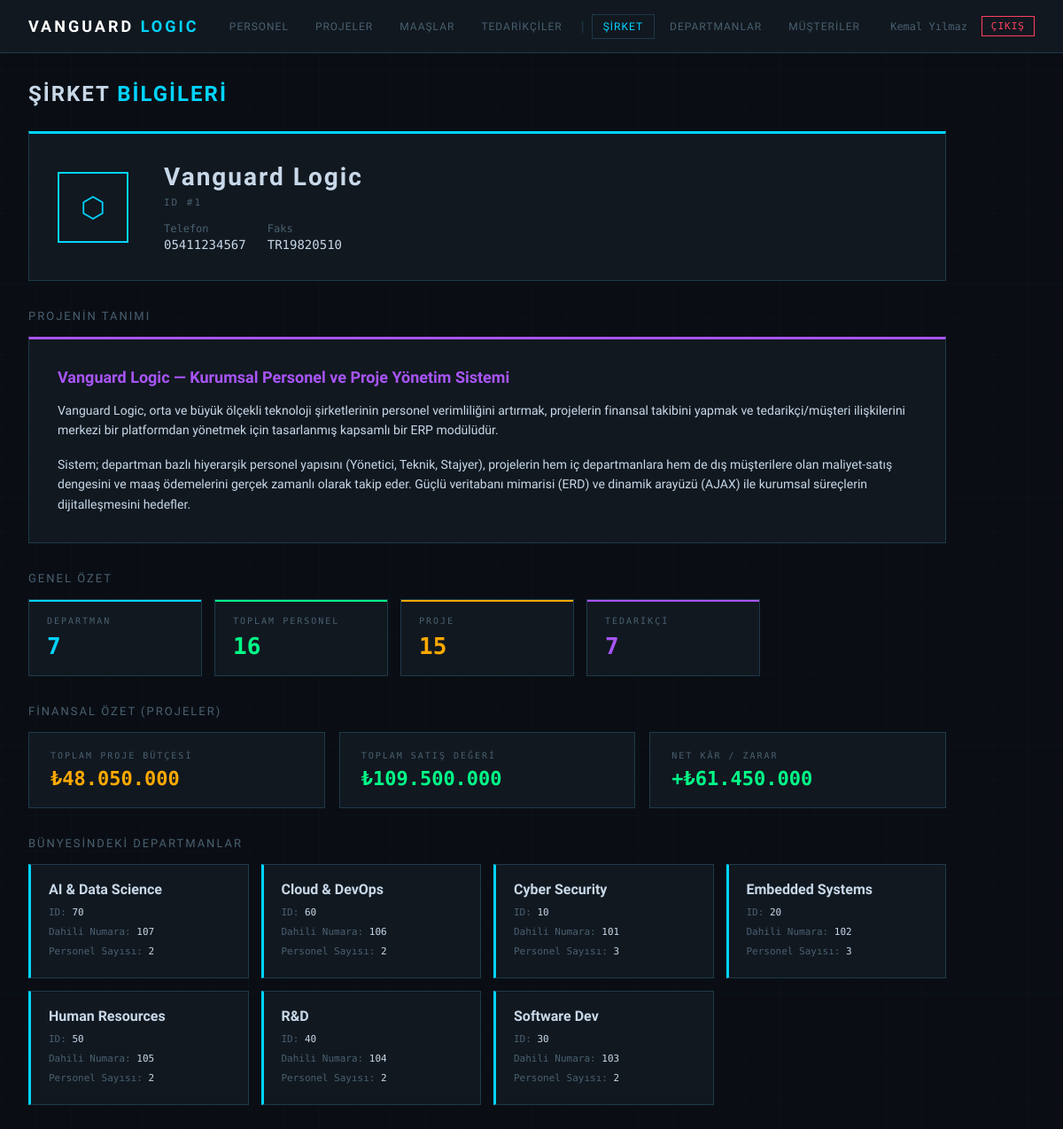
/company.php (signed in), run on the app's committed database.
### tables this page shows
CREATE TABLE company_ (
    id          INT PRIMARY KEY,
    name        VARCHAR(50) NOT NULL,
    phn_nmbr    CHAR(11) NOT NULL,
    fax_nmbr    CHAR(10) NOT NULL UNIQUE
);

CREATE TABLE departments_ (
    id          INT PRIMARY KEY,
    name        VARCHAR(50) NOT NULL,
    phn_ext     CHAR(3),
    cmpny_id    INT NOT NULL,
    CONSTRAINT fk_dept_comp_ FOREIGN KEY (cmpny_id) REFERENCES company_(id)
);

### company.php (the view, shortened to what this page needs)
<?php
require_once 'includes/db.php';
$company = $conn->query("SELECT * FROM company_")->fetch_assoc();
$deptCount = $conn->query("SELECT COUNT(*) FROM departments_ WHERE cmpny_id = {$company['id']}")->fetch_row()[0];
$persCount = $conn->query("
    SELECT COUNT(*) FROM personnel_ p
    JOIN departments_ d ON p.dept_id = d.id
    WHERE d.cmpny_id = {$company['id']}
")->fetch_row()[0];
$projCount = $conn->query("
    SELECT COUNT(DISTINCT pr.id)
    FROM project_ pr
    LEFT JOIN departments_ d ON pr.dept_id = d.id
    LEFT JOIN customer_ c ON pr.customer_id = c.id
    LEFT JOIN supplier_ s ON c.splr_id = s.id
    WHERE d.cmpny_id = {$company['id']} OR s.cmpny_id = {$company['id']}
")->fetch_row()[0];
$supplierCount = $conn->query("SELECT COUNT(*) FROM supplier_ WHERE cmpny_id = {$company['id']}")->fetch_row()[0];
$financial = $conn->query("
    SELECT SUM(pr.budget) AS total_budget, SUM(pr.sale_price) AS total_sale
    FROM project_ pr
    LEFT JOIN departments_ d ON pr.dept_id = d.id
    LEFT JOIN customer_ c ON pr.customer_id = c.id
    LEFT JOIN supplier_ s ON c.splr_id = s.id
    WHERE d.cmpny_id = {$company['id']} OR s.cmpny_id = {$company['id']}
")->fetch_assoc();
$departments = $conn->query("
    SELECT d.id, d.name, d.phn_ext,
           COUNT(p.id) AS personel_count
    FROM departments_ d
    LEFT JOIN personnel_ p ON p.dept_id = d.id
    WHERE d.cmpny_id = {$company['id']}
    GROUP BY d.id, d.name, d.phn_ext
    ORDER BY d.name
")->fetch_all(MYSQLI_ASSOC);
?>
<!DOCTYPE html>
<html lang="tr">
<head>
</head>
<body>
<nav>
  <div class="nav-brand">VANGUARD <span>LOGIC</span></div>
  <div class="nav-links">
    <a href="index.php">Personel</a>
    <a href="projects.php">Projeler</a>
    <a href="salary.php">Maaşlar</a>
    <a href="suppliers.php">Tedarikçiler</a>
    <span class="nav-sep">|</span>
    <a href="company.php" class="active">Şirket</a>
    <a href="departments.php">Departmanlar</a>
    <a href="customers.php">Müşteriler</a>
  </div>
  <div class="nav-user">
    <span><?= htmlspecialchars($_SESSION['user_name']) ?></span>
    <a href="logout.php">ÇIKIŞ</a>
  </div>
</nav>
<main>
  <h2>Şirket <span>Bilgileri</span></h2>
  <div class="company-hero">
    <div class="company-icon">⬡</div>
    <div class="company-info">
      <h3><?= htmlspecialchars($company['name']) ?></h3>
      <div class="company-id">ID #<?= $company['id'] ?></div>
      <div class="company-contacts">
        <div class="contact-item">
          Telefon
          <span><?= htmlspecialchars($company['phn_nmbr']) ?></span>
        </div>
        <div class="contact-item">
          Faks
          <span><?= htmlspecialchars($company['fax_nmbr']) ?></span>
        </div>
      </div>
    </div>
  </div>
  <div class="section-title">Projenin Tanımı</div>
  <div class="company-hero" style="border-top-color: var(--purple); flex-direction: column; align-items: flex-start; gap: 16px;">
    <h3 style="color: var(--purple); font-size: 18px;">Vanguard Logic — Kurumsal Personel ve Proje Yönetim Sistemi</h3>
    <p style="font-size: 14px; line-height: 1.6; color: var(--text);">
      Vanguard Logic, orta ve büyük ölçekli teknoloji şirketlerinin personel verimliliğini artırmak, projelerin finansal takibini yapmak ve tedarikçi/müşteri ilişkilerini merkezi bir platformdan yönetmek için tasarlanmış kapsamlı bir ERP modülüdür.
    </p>
    <p style="font-size: 14px; line-height: 1.6; color: var(--text);">
      Sistem; departman bazlı hiyerarşik personel yapısını (Yönetici, Teknik, Stajyer), projelerin hem iç departmanlara hem de dış müşterilere olan maliyet-satış dengesini ve maaş ödemelerini gerçek zamanlı olarak takip eder. Güçlü veritabanı mimarisi (ERD) ve dinamik arayüzü (AJAX) ile kurumsal süreçlerin dijitalleşmesini hedefler.
    </p>
  </div>
  <div class="section-title">Genel Özet</div>
  <div class="stats-grid">
    <div class="stat-card s-blue">
      <div class="stat-lbl">Departman</div>
      <div class="stat-num c-blue"><?= $deptCount ?></div>
    </div>
    <div class="stat-card s-green">
      <div class="stat-lbl">Toplam Personel</div>
      <div class="stat-num c-green"><?= $persCount ?></div>
    </div>
    <div class="stat-card s-warn">
      <div class="stat-lbl">Proje</div>
      <div class="stat-num c-warn"><?= $projCount ?></div>
    </div>
    <div class="stat-card s-purple">
      <div class="stat-lbl">Tedarikçi</div>
      <div class="stat-num c-purple"><?= $supplierCount ?></div>
    </div>
  </div>
  <div class="section-title">Finansal Özet (Projeler)</div>
  <div class="fin-row">
    <div class="fin-box">
      <div class="fin-label">Toplam Proje Bütçesi</div>
      <div class="fin-val" style="color:var(--warn)">₺<?= number_format($financial['total_budget'] ?? 0, 0, ',', '.') ?></div>
    </div>
    <div class="fin-box">
      <div class="fin-label">Toplam Satış Değeri</div>
      <div class="fin-val" style="color:var(--success)">₺<?= number_format($financial['total_sale'] ?? 0, 0, ',', '.') ?></div>
    </div>
    <div class="fin-box">
      <div class="fin-label">Net Kâr / Zarar</div>
      <?php $net = ($financial['total_sale'] ?? 0) - ($financial['total_budget'] ?? 0); ?>
      <div class="fin-val" style="color:<?= $net >= 0 ? 'var(--success)' : 'var(--error)' ?>">
        <?= $net >= 0 ? '+' : '' ?>₺<?= number_format($net, 0, ',', '.') ?>
      </div>
    </div>
  </div>
  <div class="section-title">Bünyesindeki Departmanlar</div>
  <div class="dept-grid">
    <?php foreach ($departments as $d): ?>
    <div class="dept-card">
      <div class="dept-name"><?= htmlspecialchars($d['name']) ?></div>
      <div class="dept-meta">
        ID: <span><?= $d['id'] ?></span><br>
        Dahili Numara: <span><?= $d['phn_ext'] ? $d['phn_ext'] : '—' ?></span><br>
        Personel Sayısı: <span><?= $d['personel_count'] ?></span>
      </div>
    </div>
    <?php endforeach; ?>
  </div>
</main>
</body>
</html>

### company.php (style rules this page uses)
:root { --bg:#0a0e14;--panel:#111820;--border:#1e3a4a;--accent:#00d4ff;--text:#c8d8e8;--muted:#4a6070;--success:#00ff88;--warn:#ffaa00;--error:#ff4060;--purple:#a855f7; }
* { box-sizing:border-box;margin:0;padding:0; }
body { background:var(--bg);font-family:'Rajdhani',sans-serif;color:var(--text);min-height:100vh; }
body::before { content:'';position:fixed;inset:0;background-image:linear-gradient(rgba(0,212,255,0.02) 1px,transparent 1px),linear-gradient(90deg,rgba(0,212,255,0.02) 1px,transparent 1px);background-size:40px 40px;pointer-events:none; }
nav { background:var(--panel);border-bottom:1px solid var(--border);padding:0 32px;display:flex;align-items:center;justify-content:space-between;height:60px;position:sticky;top:0;z-index:100; }
.nav-brand { font-size:18px;font-weight:700;letter-spacing:3px;color:#fff; }
.nav-brand span { color:var(--accent); }
.nav-links { display:flex;gap:4px;flex-wrap:wrap; }
.nav-links a { color:var(--muted);text-decoration:none;font-size:12px;letter-spacing:1px;padding:6px 12px;border:1px solid transparent;transition:all .2s;text-transform:uppercase; }
.nav-links a:hover,.nav-links a.active { color:var(--accent);border-color:var(--border); }
.nav-sep { color:var(--border);align-self:center;font-size:16px;padding:0 4px; }
.nav-user { display:flex;align-items:center;gap:16px;font-family:'Share Tech Mono',monospace;font-size:12px;color:var(--muted); }
.nav-user a { color:var(--error);text-decoration:none;font-size:11px;letter-spacing:1px;border:1px solid var(--error);padding:4px 10px;transition:all .2s; }
main { padding:32px;position:relative;z-index:1;max-width:1100px; }
h2 { font-size:24px;font-weight:700;letter-spacing:2px;text-transform:uppercase;margin-bottom:28px; }
h2 span { color:var(--accent); }
.section-title { font-size:13px;letter-spacing:2px;text-transform:uppercase;color:var(--muted);margin-bottom:16px;margin-top:32px; }
.company-hero { background:var(--panel);border:1px solid var(--border);border-top:3px solid var(--accent);padding:32px;margin-bottom:28px;display:flex;gap:40px;flex-wrap:wrap;align-items:center; }
.company-icon { width:80px;height:80px;border:2px solid var(--accent);display:flex;align-items:center;justify-content:center;font-size:32px;color:var(--accent);flex-shrink:0; }
.company-info h3 { font-size:28px;font-weight:700;letter-spacing:2px;margin-bottom:6px; }
.company-id { font-family:'Share Tech Mono',monospace;font-size:11px;color:var(--muted);letter-spacing:2px;margin-bottom:16px; }
.company-contacts { display:flex;gap:24px;flex-wrap:wrap; }
.contact-item { font-family:'Share Tech Mono',monospace;font-size:12px;color:var(--muted); }
.contact-item span { color:var(--text);display:block;font-size:14px;margin-top:3px; }
.stats-grid { display:grid;grid-template-columns:repeat(auto-fill,minmax(170px,1fr));gap:14px;margin-bottom:28px; }
.stat-card { background:var(--panel);border:1px solid var(--border);padding:18px 20px;position:relative;overflow:hidden; }
.stat-card::before { content:'';position:absolute;top:0;left:0;right:0;height:2px; }
.s-blue::before { background:var(--accent); }
.s-green::before { background:var(--success); }
.s-warn::before { background:var(--warn); }
.s-purple::before { background:var(--purple); }
.stat-lbl { font-size:10px;letter-spacing:2px;text-transform:uppercase;color:var(--muted);margin-bottom:8px;font-family:'Share Tech Mono',monospace; }
.stat-num { font-size:26px;font-weight:700;font-family:'Share Tech Mono',monospace; }
.c-blue { color:var(--accent); }
.c-green { color:var(--success); }
.c-warn { color:var(--warn); }
.c-purple { color:var(--purple); }
.fin-row { display:grid;grid-template-columns:1fr 1fr 1fr;gap:16px;margin-bottom:28px; }
.fin-box { background:var(--panel);border:1px solid var(--border);padding:20px 24px; }
.fin-label { font-size:10px;letter-spacing:2px;text-transform:uppercase;color:var(--muted);margin-bottom:8px;font-family:'Share Tech Mono',monospace; }
.fin-val { font-size:22px;font-weight:700;font-family:'Share Tech Mono',monospace; }
.dept-grid { display:grid;grid-template-columns:repeat(auto-fill,minmax(240px,1fr));gap:14px; }
.dept-card { background:var(--panel);border:1px solid var(--border);border-left:3px solid var(--accent);padding:18px 20px; }
.dept-name { font-size:16px;font-weight:700;margin-bottom:6px; }
.dept-meta { font-family:'Share Tech Mono',monospace;font-size:11px;color:var(--muted);line-height:2; }
.dept-meta span { color:var(--text); }

### data on the page
company_: name "Vanguard Logic", id "1", phn_nmbr "05411234567", fax_nmbr "TR19820510"
departments_: name "AI & Data Science", id "70", phn_ext "107", personel_count "2"
departments_: name "Cloud & DevOps", id "60", phn_ext "106", personel_count "2"
departments_: name "Cyber Security", id "10", phn_ext "101", personel_count "3"
departments_: name "Embedded Systems", id "20", phn_ext "102", personel_count "3"
departments_: name "Human Resources", id "50", phn_ext "105", personel_count "2"
departments_: name "R&D", id "40", phn_ext "104", personel_count "2"
departments_: name "Software Dev", id "30", phn_ext "103", personel_count "2"

### other printed values
$_SESSION['user_name'] "Kemal Yılmaz"
$deptCount "7"
$persCount "16"
$projCount "15"
$supplierCount "7"
$financial['total_budget'] "48.050.000"
$financial['total_sale'] "109.500.000"
$net "61.450.000"
